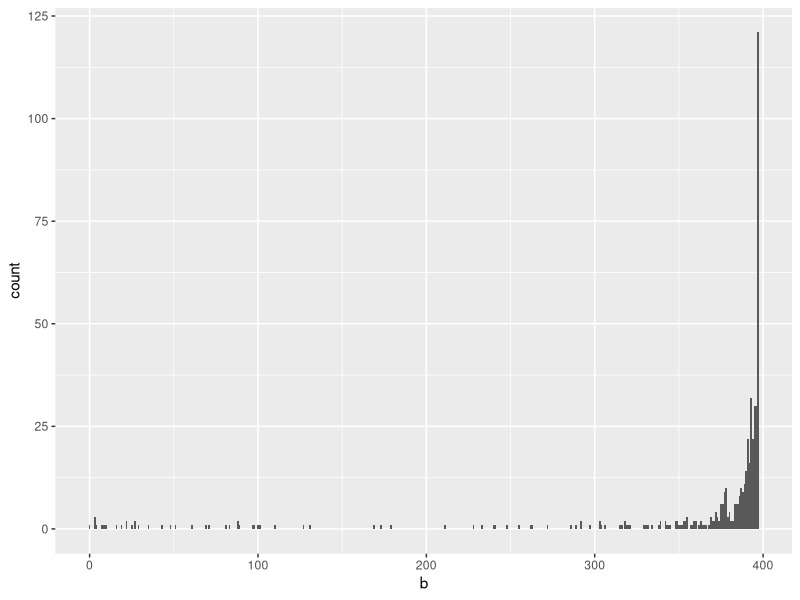
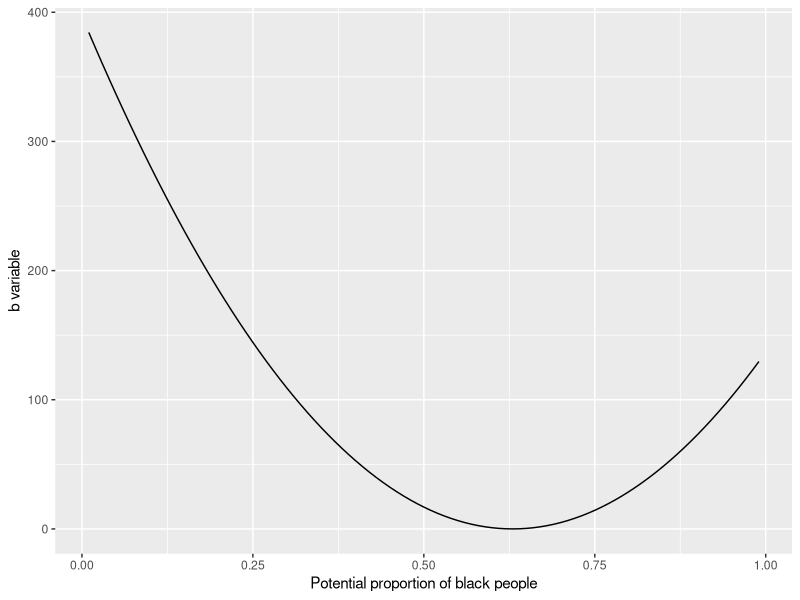
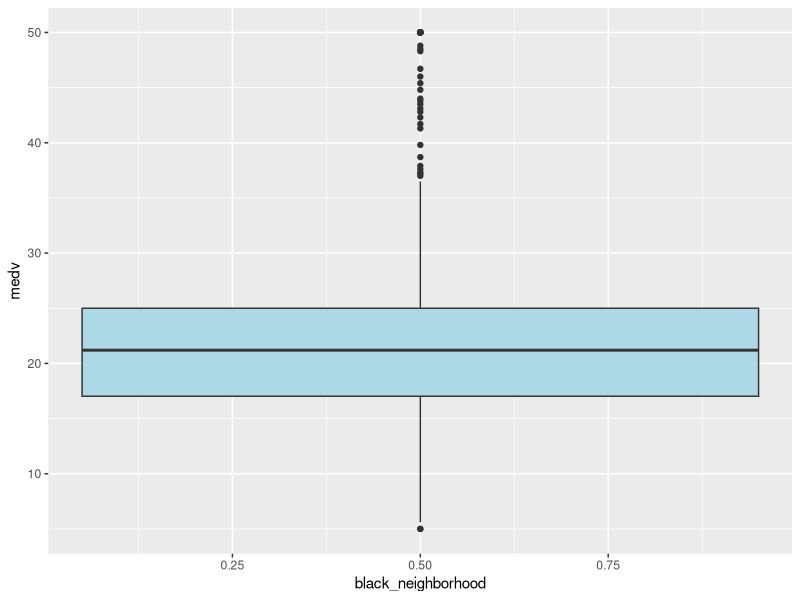

These charts were generated, in order, by the following R code:
## ---- chunk 1
knitr::opts_chunk$set(echo = TRUE)
library(ggplot2)
library(dplyr)
## ---- chunk 2
# Download our dataset
library(mlbench)
data(BostonHousing2)
data <- BostonHousing2
head(data)
## ---- chunk 3
# plot the distribution on the "b" variable. 
ggplot(data, aes(x = b))+
  geom_histogram(binwidth = 1)
## ---- chunk 4
# Using the dataset's documentation, plot potential values for proportions of black people
# against each value of `data$b`. 
props <- c()
i <- .01
for(x in 1:99){
    props <- c(props,1000*(i-.63)**2 )
    i = i + .01
}
parab <- data.frame(props,seq(.01, .99, by=.01))
colnames(parab) = c('x','y')
ggplot(data = parab, aes(x=y, y=x ))+
  geom_line()+
  labs(x = "Potential proportion of black people", y='b variable')

## ---- chunk 5
# code to create binary black_neighborhood variable
data <- data %>% 
           mutate(black_neighborhood = (b <= 136.9) * 1)
# what % of our neighborhoods are black neighborhoods by this definition? 
sum(data$black_neighborhood)/nrow(data)
## ---- chunk 6
# plot our new variable and the price distributions across it. 
ggplot(data, aes(x= black_neighborhood, y=medv))+
  geom_boxplot(fill="light blue")

